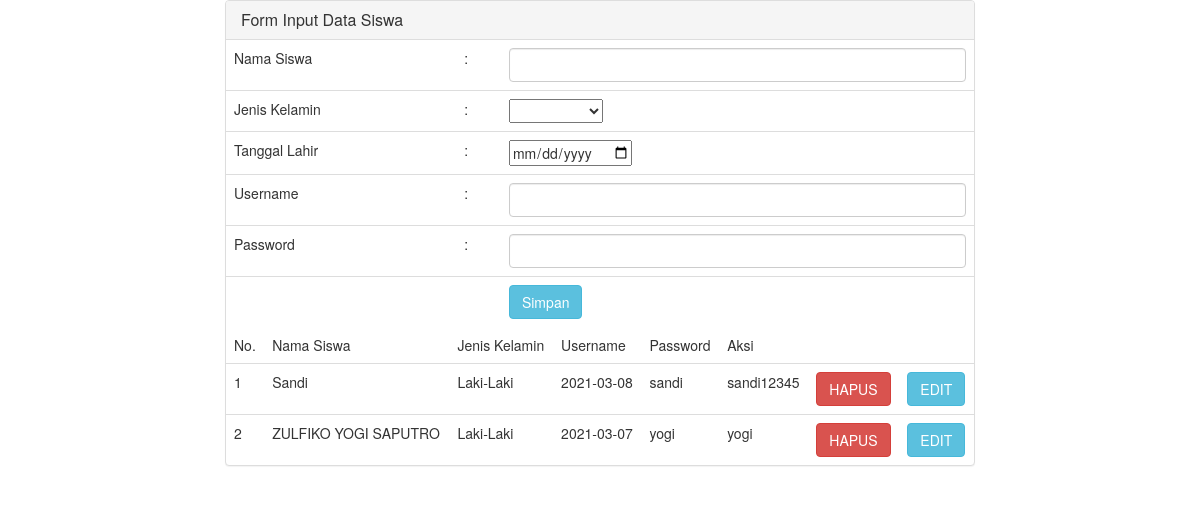
The app's page /admin/siswa.php with its own data.
### tables this page shows
CREATE TABLE IF NOT EXISTS `siswa` (
  `id` int(11) NOT NULL AUTO_INCREMENT,
  `nama` varchar(255) NOT NULL,
  `jk` varchar(10) DEFAULT NULL,
  `tgl_lahir` varchar(50) NOT NULL,
  `username` varchar(100) NOT NULL,
  `password` varchar(100) NOT NULL,
  PRIMARY KEY (`id`)
);

### admin/siswa.php (the view, shortened to what this page needs)
<?php
include '../config/koneksi.php';
?>
<!doctype html>
<html>
<head>
    <link href="../css/bootstrap.min.css" rel="stylesheet">
    </head>
<body>
    <section>
        <div class="container">
            <div class="row">
                <form method="post">
                    <div class="col-md-8" style="float: none; margin: 0 auto;">
                        <div class="panel panel-default">
                            <div class="panel-heading">
                                <h3 class="panel-title">Form Input Data Siswa</h3>
                            </div>
                            <table class="table">
                                <tr>
                                    <td>Nama Siswa</td>
                                    <td>:</td>
                                    <td><input type="text" name="nama" class="form-control" value="<?php echo $edit['nama'] ?>"></td>
                                </tr>
                                <tr>
                                    <td>Jenis Kelamin</td>
                                    <td>:</td>
                                    <td>
                                        <select name="jk">
                                            <option><?php echo $edit['jk'];?></option>
                                            <option value="Laki-Laki">Laki-Laki</option>
                                        </select>
                                    </td>
                                </tr>
                                <tr>
                                    <td>Tanggal Lahir</td>
                                    <td>:</td>
                                    <td><input type="date" name="tgl_lahir" value="<?php echo $edit['tgl_lahir']?>"></td>
                                </tr>
                                <tr>
                                    <td>Username</td>
                                    <td>:</td>
                                    <td><input type="text" name="username" class="form-control" value="<?php echo $edit['username'] ?>"></td>
                                </tr>
                                <tr>
                                    <td>Password</td>
                                    <td>:</td>
                                    <td><input type="text" name="password" class="form-control" value="<?php echo $edit['password'] ?>"></td>
                                </tr>
                                <tr>
                                    <td></td>
                                    <td></td>
                                    <td>
                                        <?php if ($_GET['id']=="") { ?>
                                        <input type="submit" name="simpan" class="btn btn-info" value="Simpan">
                                        <?php }else{ ?>
                                        <input type="submit" name="ubah" class="btn btn-info" value="Ubah">
                                        <?php } ?>
                                    </td>
                                </tr>
                            </table>
                            <table class="table">
                                <tr>
                                    <td>No.</td>
                                    <td>Nama Siswa</td>
                                    <td>Jenis Kelamin</td>
                                    <td>Username</td>
                                    <td>Password</td>
                                    <td colspan="2">Aksi</td>
                                </tr>
                                <?php
                                $no = 1;
                                $sql_siswa = mysqli_query($koneksi,"SELECT * FROM siswa ORDER BY nama asc");
                                while($d = mysqli_fetch_array($sql_siswa)){
                                    ?>
                                    <tr>
                                        <td><?php echo $no ?></td>
                                        <td><?php echo $d['nama']; ?></td>
                                        <td><?php echo $d['jk']; ?></td>
                                        <td><?php echo $d['tgl_lahir']; ?></td>
                                        <td><?php echo $d['username']; ?></td>
                                        <td><?php echo $d['password']; ?></td>
                                        <td><a href="?menu=siswa&hapus&id=<?php echo $d['id'];?>" onClick="return confirm('Hapus Data Ini???')" class="btn btn-danger">HAPUS</a></td>
                                        <td><a href="?menu=siswa&edit&id=<?php echo $d['id'];?>" class="btn btn-info">EDIT</a></td>
                                    </tr>
                                    <?php
                                    $no++;
                                }
                                ?>
                            </table>
                        </div>
                    </div>
                </form>
            </div>
        </div>
    </section>
</body>
</html>

### records on screen
siswa: nama "Sandi", jk "Laki-Laki", tgl_lahir "2021-03-08", username "sandi", password "sandi12345"
siswa: nama "ZULFIKO YOGI SAPUTRO", jk "Laki-Laki", tgl_lahir "2021-03-07", username "yogi", password "yogi"
